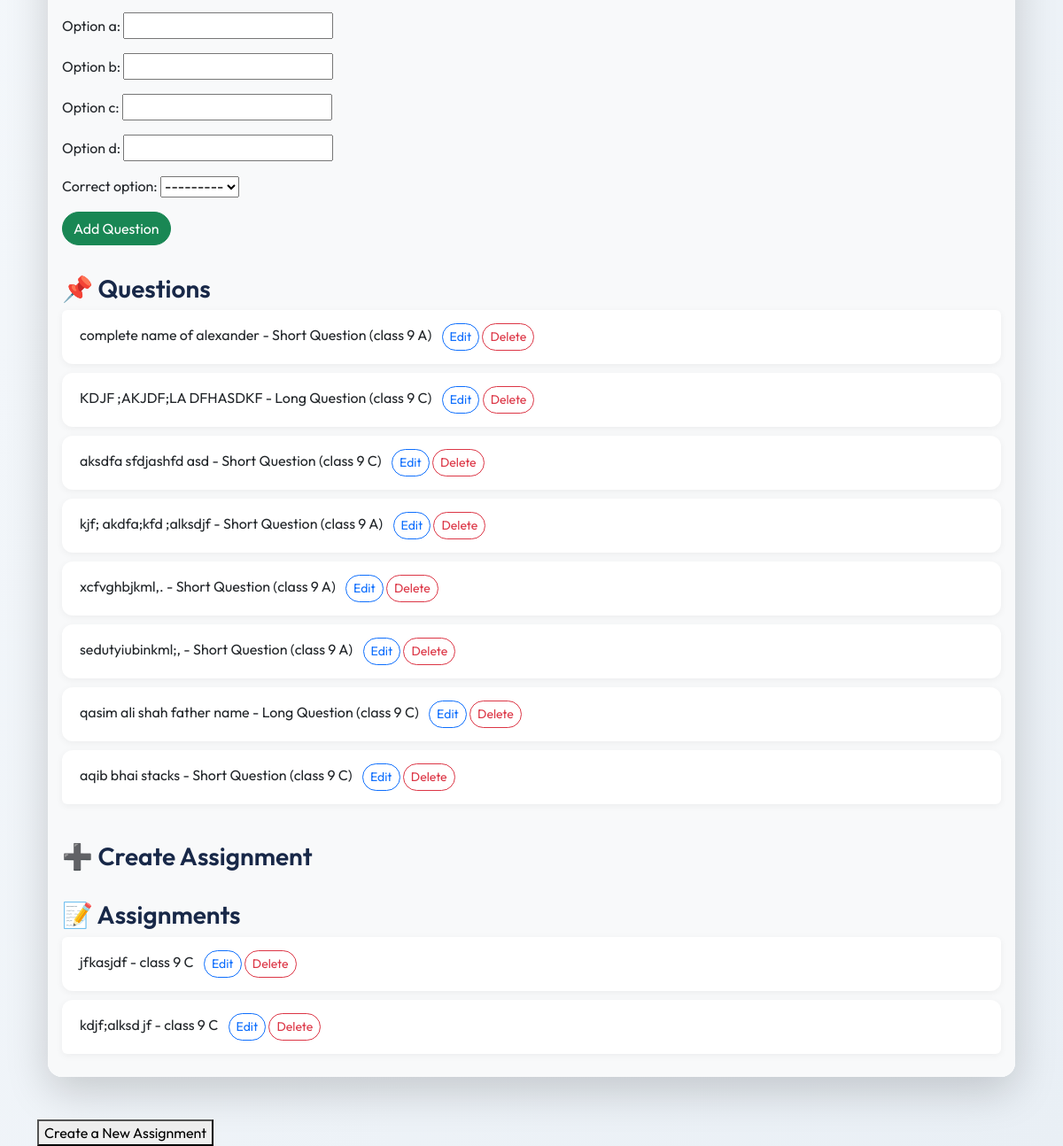
Page /user/teacher/dashboard/ (signed in, lower part) on the earlier database version.
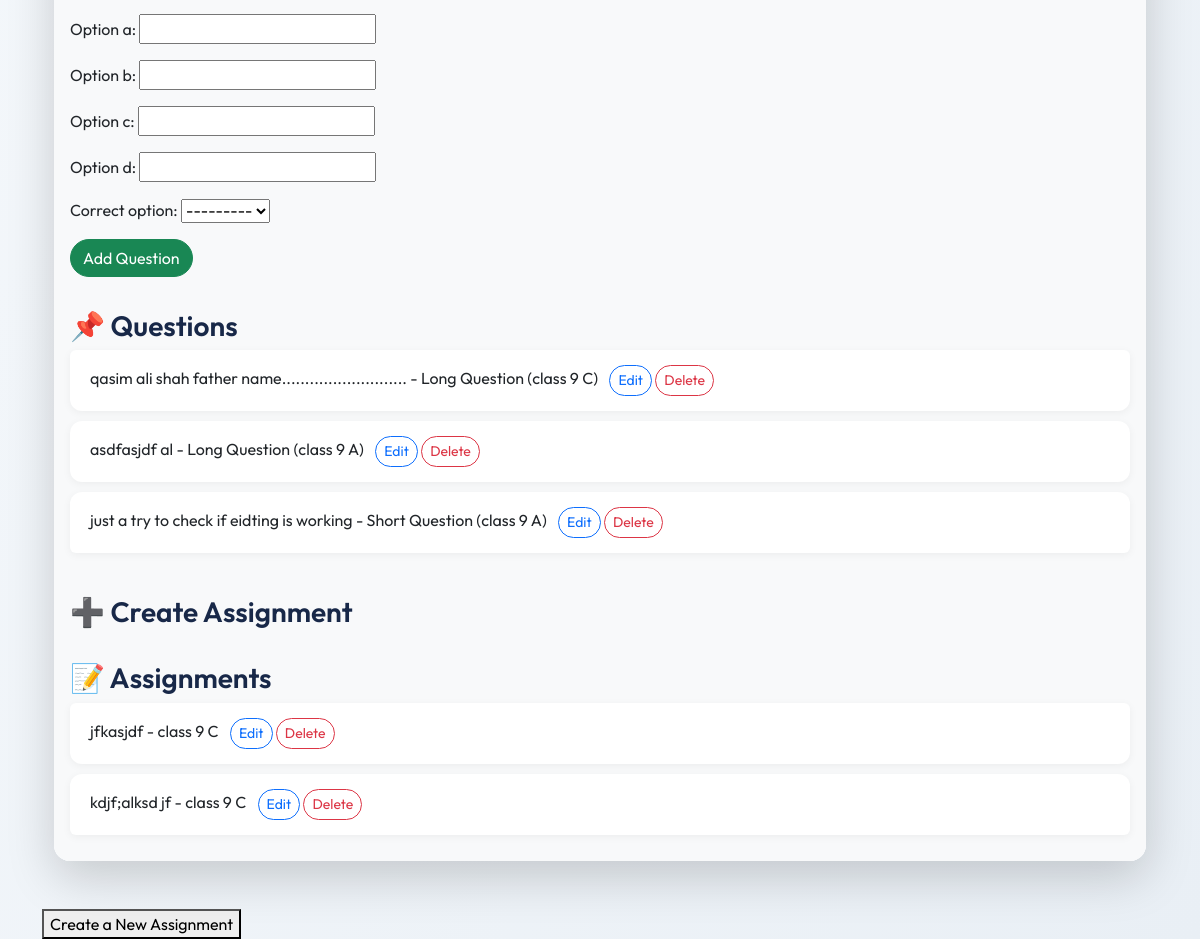
Same page on the later database version.
### assignments/models.py (models this page shows, shortened)
class AssignmentQuestion(models.Model):
    QUESTION_TYPE_CHOICES=[
        ('LONG', 'Long Question'),
        ('SHORT', 'Short Question'),
        ('MCQ', 'Multiple Choice')
    ]
    teacher = models.ForeignKey(
        User,
        on_delete= CASCADE,
        limit_choices_to={'role': 'teacher'},
        related_name= 'questions'
    )
    assigned_class = models.ForeignKey(ClassRoom, on_delete=CASCADE, related_name='questions')
    text = models.TextField()
    question_type = models.CharField(max_length=5, choices = QUESTION_TYPE_CHOICES)
    marks = models.PositiveIntegerField()
    option_a = models.CharField(max_length = 255, blank = True, null = True)
    option_b = models.CharField(max_length=255, blank=True, null=True)
    option_c = models.CharField(max_length=255, blank=True, null=True)
    option_d = models.CharField(max_length=255, blank=True, null=True)
    correct_option = models.CharField(
        max_length=1,
        choices = [('a','A'), ('b', 'B'), ('c', 'C'), ('d', 'D')],
        null=True,
        blank=True,
    )
    created_at = models.DateTimeField(auto_now_add=True)

class Assignment(models.Model):
    title = models.CharField(max_length=255, verbose_name='Title')
    description = models.TextField(verbose_name='Description', blank=True, null=True)
    due_date = models.DateTimeField(validators=[validate_due_date])
    created_at = models.DateTimeField(auto_now_add=True)
    teacher = models.ForeignKey(
        User,
        on_delete=CASCADE,
        limit_choices_to={'role': 'teacher'},
        related_name='assignments',
        blank=True,
        null=True
    )
    assigned_class = models.ForeignKey(
        ClassRoom,
        on_delete=CASCADE,
        related_name='assignments')
    questions = models.ManyToManyField(
        AssignmentQuestion,
        through = 'AssignmentQuestionThrough',
        related_name = 'assignments'
    )

### school/models.py (models this page shows, shortened)
class ClassRoom(models.Model):
    name = models.CharField(max_length=100)
    grade_level= models.IntegerField(validators=[validate_grade_level])
    school = models.ForeignKey(School, on_delete=models.CASCADE, related_name='classes')
    assigned_teacher = models.ForeignKey(
        User,
        on_delete=models.SET_NULL,
        null=True,
        blank=True,
        limit_choices_to={'role': 'teacher'},
        related_name='teaching_classes'
    )
    students = models.ManyToManyField(
        User,
        blank=True,
        limit_choices_to={'role': 'student'},
        related_name='enrolled_classes'
    )
    is_active = models.BooleanField(default=True, verbose_name="Is Active")
    created_at = models.DateTimeField(auto_now_add=True)
    class Meta:
        unique_together = ('name', 'school')  #here ensuring classname should be unique, we fullfilled one section or multiple section requirements here
    def __str__(self):
        return f"{self.name} - Grade {self.grade_level} ({self.school.name})"

### users/views.py (the view, shortened to what this page needs)
# urls.py: path('teacher/dashboard/', TeacherDashboardView.as_view(), name='teacher_dashboard'),
@method_decorator(teacher_required, name='dispatch')
class TeacherDashboardView(View):
    template_name = 'teacher_dashboard.html'
    def get(self, request):
        if request.user.role !='teacher':
            return HttpResponse("this moduel is only for teacher")
        name_is, email_is, temp = teacher_basic_info(request)
        class_filter = request.GET.get('class_id')
        classes = request.user.teaching_classes.all()
        if class_filter:
            questions = AssignmentQuestion.objects.filter(teacher = request.user, assigned_class__id = class_filter)
            assignments = Assignment.objects.filter(teacher = request.user, assigned_class__id = class_filter)
        else:
            questions = AssignmentQuestion.objects.filter(teacher = request.user)
            assignments = Assignment.objects.filter(teacher=request.user)
        question_forms = {
            q.id: AssignmentQuestionInLineForm(instance=q, user=request.user)
            for q in questions
        }
        context = {
            'classes': classes,
            'selected_class_id':class_filter,
            "assignment_form": AssignmentForm(request = request),
            "question_form":AssignmentQuestionInLineForm(user=request.user),
            'question_forms' : question_forms,
            'assignments' : assignments,
            'questions': questions,
            "name_is": name_is,
            "email_is": email_is,
            'total_classes': temp
        }
        return render(request, self.template_name, context)

### assignments/forms.py (shortened to what this page needs)
class AssignmentForm(forms.ModelForm):
    class Meta:
        model = Assignment
        fields = ['title', 'assigned_class', 'due_date']
    def __init__(self, *args, **kwargs):
        self.request = kwargs.pop("request", None)
        super().__init__(*args, **kwargs)
        if self.request and self.request.user.role == "teacher":
            self.fields['assigned_class'].queryset = self.request.user.teaching_classes.all()

class AssignmentQuestionInLineForm(forms.ModelForm):
    class Meta:
        model = AssignmentQuestion
        fields = ('assigned_class', 'text', 'question_type', 'marks', 'option_a', 'option_b', 'option_c', 'option_d', 'correct_option')
    def __init__(self, *args, **kwargs):
        user = kwargs.pop('user', None)
        super().__init__(*args, **kwargs)
        self.user = user
        self.fields['assigned_class'].queryset = ClassRoom.objects.filter(assigned_teacher=user)

### users/templatetags/custom_filters.py (called while the page is built)
@register.filter
def get_item(dictionary, key):
    return dictionary.get(key)

### users/templates/teacher_dashboard.html (shortened to what this page needs)
{% extends 'base.html' %}
{% load custom_filters %}
{% block content %}
<div class="container py-5">
    <div class="card shadow-lg border-0 rounded-4">
        <div class="card-body bg-light rounded-bottom-4">
            <form class="mb-4" method="post">
                {{ question_form.as_p }}
                <button class="btn btn-success" type="submit">Add Question</button>
            </form>
            <h3>📌 Questions</h3>
            <ul class="list-group mb-4">
                {% for q in questions %}
                <li class="list-group-item">
                    <div id="question-display-{{ q.id }}">
                        {{ q.text }} - {{ q.get_question_type_display }} ({{ q.assigned_class.name }})
                        <button class="btn btn-sm btn-outline-primary ms-2"
                                onclick="toggleEditForm('{{ q.id }}', 'question')">Edit
                        </button>
                        <form method="post" style="display:inline;">
                            <button class="btn btn-sm btn-outline-danger" type="submit">Delete</button>
                        </form>
                    </div>
                </li>
                {% empty %}
                <li class="list-group-item text-muted">No questions available.</li>
                {% endfor %}
            </ul>
            <h3>➕ Create Assignment</h3>
            <h3>📝 Assignments</h3>
            <ul class="list-group">
                {% for a in assignments %}
                <li class="list-group-item">
                    <div id="assignment-display-{{ a.id }}">
                        {{ a.title }} - {{ a.assigned_class.name }}
                        <button class="btn btn-sm btn-outline-primary ms-2"
                                onclick="toggleEditForm('{{ a.id }}', 'assignment')">Edit
                        </button>
                        <form method="post" style="display:inline;">
                            <button class="btn btn-sm btn-outline-danger" type="submit">Delete</button>
                        </form>
                    </div>
                </li>
                {% empty %}
                <li class="list-group-item text-muted">No assignments available.</li>
                {% endfor %}
            </ul>
        </div>
    </div>
</div>
<div>
    <a href="{% url 'assignment_create_view' %}">
        <button type="button" >Create a New Assignment</button>
    </a>
</div>
{% endblock %}

Differences in the rows shown:
removed AssignmentQuestion: text "complete name of alexander", question_type "Short Question", assigned_class.name "class 9 A"
removed AssignmentQuestion: text "KDJF ;AKJDF;LA DFHASDKF", question_type "Long Question", assigned_class.name "class 9 C"
removed AssignmentQuestion: text "aksdfa sfdjashfd asd", question_type "Short Question", assigned_class.name "class 9 C"
removed AssignmentQuestion: text "kjf; akdfa;kfd ;alksdjf", question_type "Short Question", assigned_class.name "class 9 A"
removed AssignmentQuestion: text "xcfvghbjkml,.", question_type "Short Question", assigned_class.name "class 9 A"
removed AssignmentQuestion: text "sedutyiubinkml;,", question_type "Short Question", assigned_class.name "class 9 A"
removed AssignmentQuestion: text "aqib bhai stacks", question_type "Short Question", assigned_class.name "class 9 C"
changed AssignmentQuestion "class 9 C": text "qasim ali shah father name" → "qasim ali shah father name..........................."
added AssignmentQuestion: text "asdfasjdf al", question_type "Long Question", assigned_class.name "class 9 A"
added AssignmentQuestion: text "just a try to check if eidting is working", question_type "Short Question", assigned_class.name "class 9 A"
